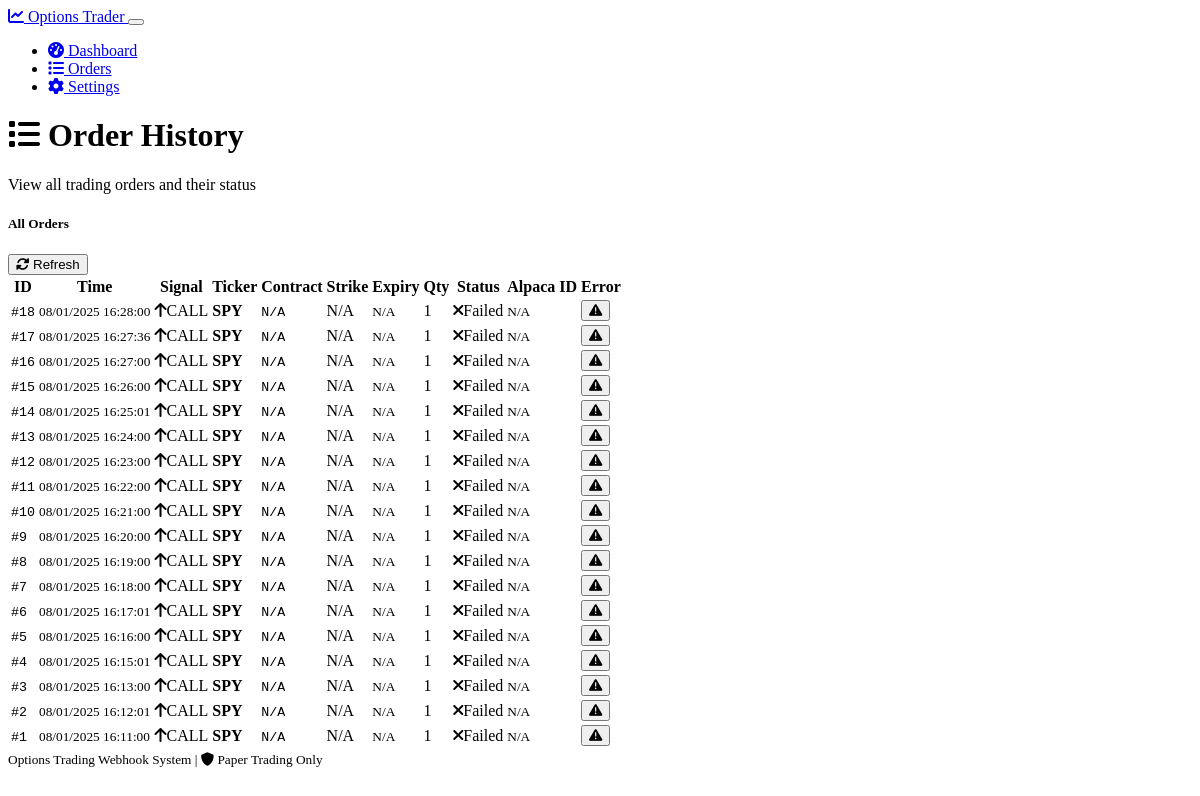
The page /orders on the database as committed earlier.
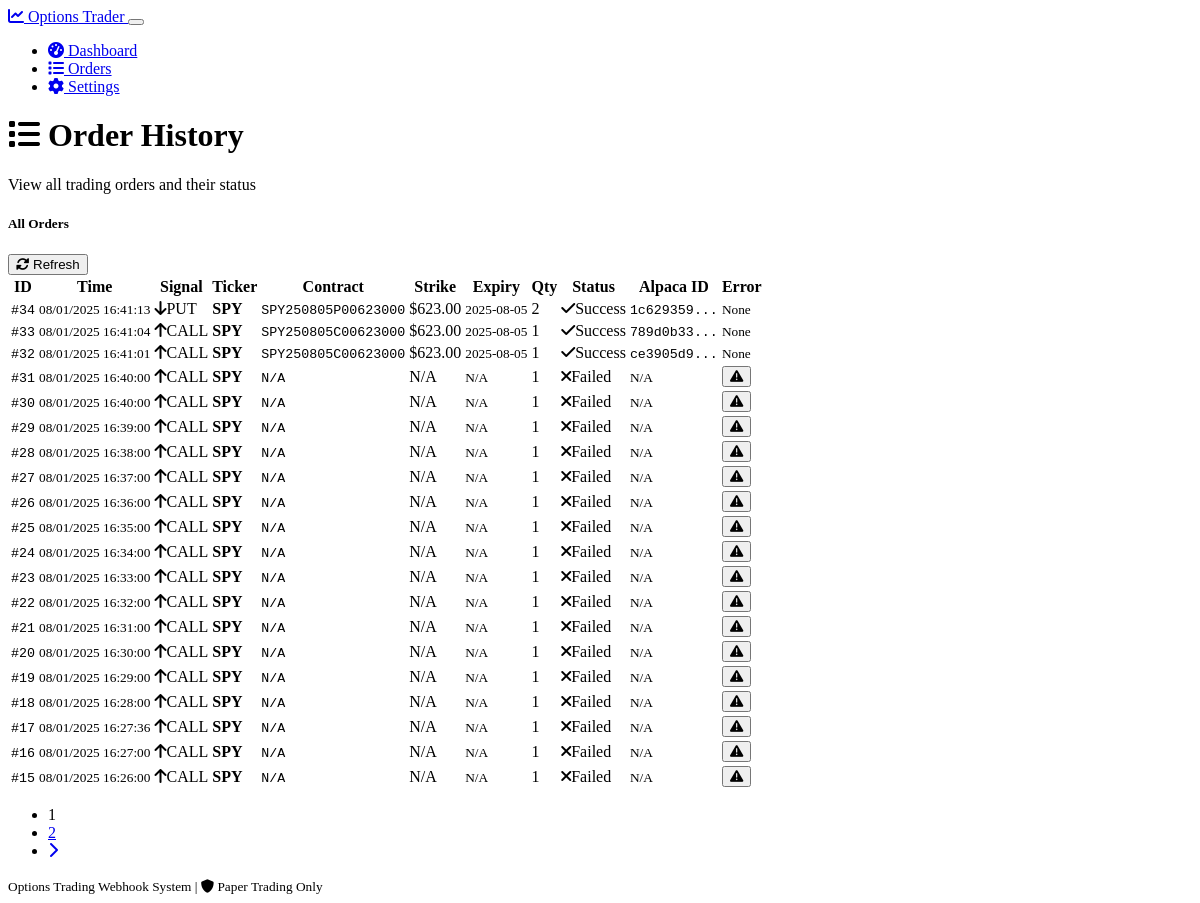
The same page on the database as committed later.
### models.py (models this page shows, shortened)
class Order(db.Model):
    id = db.Column(db.Integer, primary_key=True)
    ticker = db.Column(db.String(10), nullable=False)
    signal = db.Column(db.String(10), nullable=False)  # CALL or PUT
    contract_symbol = db.Column(db.String(50))
    quantity = db.Column(db.Integer, nullable=False)
    strike_price = db.Column(db.Float)
    expiry_date = db.Column(db.String(20))
    order_status = db.Column(db.String(20), default='pending')
    alpaca_order_id = db.Column(db.String(50))
    error_message = db.Column(Text)
    created_at = db.Column(db.DateTime, default=datetime.utcnow)
    filled_at = db.Column(db.DateTime)

### routes.py (the view)
@app.route("/orders")
def orders():
    page = request.args.get('page', 1, type=int)
    per_page = 20
    orders = Order.query.order_by(Order.created_at.desc()).paginate(
        page=page, per_page=per_page, error_out=False
    )
    return render_template('orders.html', orders=orders)

### templates/orders.html (shortened to what the changed rows need)
{% extends "base.html" %}
{% block content %}
<div class="row mb-4">
    <div class="col-12">
        <h1 class="h2 mb-0">
            <i class="fas fa-list me-2"></i>
            Order History
        </h1>
    </div>
</div>
<div class="row">
    <div class="col-12">
        <div class="card">
            <div class="card-body">
                {% if orders.items %}
                    <div class="table-responsive">
                        <table class="table table-hover">
                            <thead>
                                <tr>
                                    <th>ID</th>
                                    <th>Time</th>
                                    <th>Signal</th>
                                    <th>Ticker</th>
                                    <th>Contract</th>
                                    <th>Strike</th>
                                    <th>Expiry</th>
                                    <th>Qty</th>
                                    <th>Status</th>
                                    <th>Alpaca ID</th>
                                    <th>Error</th>
                                </tr>
                            </thead>
                            <tbody>
                                {% for order in orders.items %}
                                <tr>
                                    <td>
                                        <small class="font-monospace">#{{ order.id }}</small>
                                    </td>
                                    <td>
                                        <small>
                                            {{ order.created_at.strftime('%m/%d/%Y %H:%M:%S') if order.created_at else 'N/A' }}
                                        </small>
                                    </td>
                                    <td>
                                        <span class="badge bg-{{ 'success' if order.signal == 'CALL' else 'danger' }}">
                                            {% if order.signal == 'CALL' %}
                                                <i class="fas fa-arrow-up me-1"></i>{{ order.signal }}
                                            {% else %}
                                                <i class="fas fa-arrow-down me-1"></i>{{ order.signal }}
                                            {% endif %}
                                        </span>
                                    </td>
                                    <td><strong>{{ order.ticker }}</strong></td>
                                    <td>
                                        <small class="font-monospace">
                                            {{ order.contract_symbol or 'N/A' }}
                                        </small>
                                    </td>
                                    <td>
                                        {% if order.strike_price %}
                                            ${{ "%.2f"|format(order.strike_price) }}
                                        {% else %}
                                            N/A
                                        {% endif %}
                                    </td>
                                    <td>
                                        <small>{{ order.expiry_date or 'N/A' }}</small>
                                    </td>
                                    <td>{{ order.quantity }}</td>
                                    <td>
                                        {% if order.order_status == 'submitted' %}
                                            <span class="badge bg-success">
                                                <i class="fas fa-check me-1"></i>Success
                                            </span>
                                        {% elif order.order_status == 'failed' %}
                                            <span class="badge bg-danger">
                                                <i class="fas fa-times me-1"></i>Failed
                                            </span>
                                        {% elif order.order_status == 'processing' %}
                                            <span class="badge bg-warning">
                                                <i class="fas fa-clock me-1"></i>Processing
                                            </span>
                                        {% else %}
                                            <span class="badge bg-secondary">{{ order.order_status }}</span>
                                        {% endif %}
                                    </td>
                                    <td>
                                        {% if order.alpaca_order_id %}
                                            <small class="font-monospace">{{ order.alpaca_order_id[:8] }}...</small>
                                        {% else %}
                                            <small class="text-muted">N/A</small>
                                        {% endif %}
                                    </td>
                                    <td>
                                        {% if order.error_message %}
                                            <button class="btn btn-outline-danger btn-sm"
                                                    data-bs-toggle="tooltip"
                                                    title="{{ order.error_message }}">
                                                <i class="fas fa-exclamation-triangle"></i>
                                            </button>
                                        {% else %}
                                            <small class="text-muted">None</small>
                                        {% endif %}
                                    </td>
                                </tr>
                                {% endfor %}
                            </tbody>
                        </table>
                    </div>
                    {% if orders.pages > 1 %}
                        <nav aria-label="Order pagination" class="mt-3">
                            <ul class="pagination justify-content-center">
                                {% for page_num in orders.iter_pages() %}
                                    {% if page_num %}
                                        {% if page_num != orders.page %}
                                            <li class="page-item">
                                                <a class="page-link" href="{{ url_for('orders', page=page_num) }}">{{ page_num }}</a>
                                            </li>
                                        {% else %}
                                            <li class="page-item active">
                                                <span class="page-link">{{ page_num }}</span>
                                            </li>
                                        {% endif %}
                                    {% else %}
                                        <li class="page-item disabled">
                                            <span class="page-link">...</span>
                                        </li>
                                    {% endif %}
                                {% endfor %}
                                {% if orders.has_next %}
                                    <li class="page-item">
                                        <a class="page-link" href="{{ url_for('orders', page=orders.next_num) }}">
                                            <i class="fas fa-chevron-right"></i>
                                        </a>
                                    </li>
                                {% endif %}
                            </ul>
                        </nav>
                    {% endif %}
                {% endif %}
            </div>
        </div>
    </div>
</div>
{% endblock %}

Rows that differ between the two databases and show on the page:
no longer on this page (row unchanged): Order: id "14", created_at "08/01/2025 16:25:01", signal "CALL", ticker "SPY", contract_symbol "N/A", expiry_date "N/A", quantity "1", order_status "failed" (drawn)
no longer on this page (row unchanged): Order: id "13", created_at "08/01/2025 16:24:00", signal "CALL", ticker "SPY", contract_symbol "N/A", expiry_date "N/A", quantity "1", order_status "failed" (drawn)
no longer on this page (row unchanged): Order: id "12", created_at "08/01/2025 16:23:00", signal "CALL", ticker "SPY", contract_symbol "N/A", expiry_date "N/A", quantity "1", order_status "failed" (drawn)
no longer on this page (row unchanged): Order: id "11", created_at "08/01/2025 16:22:00", signal "CALL", ticker "SPY", contract_symbol "N/A", expiry_date "N/A", quantity "1", order_status "failed" (drawn)
no longer on this page (row unchanged): Order: id "10", created_at "08/01/2025 16:21:00", signal "CALL", ticker "SPY", contract_symbol "N/A", expiry_date "N/A", quantity "1", order_status "failed" (drawn)
no longer on this page (row unchanged): Order: id "9", created_at "08/01/2025 16:20:00", signal "CALL", ticker "SPY", contract_symbol "N/A", expiry_date "N/A", quantity "1", order_status "failed" (drawn)
no longer on this page (row unchanged): Order: id "8", created_at "08/01/2025 16:19:00", signal "CALL", ticker "SPY", contract_symbol "N/A", expiry_date "N/A", quantity "1", order_status "failed" (drawn)
no longer on this page (row unchanged): Order: id "7", created_at "08/01/2025 16:18:00", signal "CALL", ticker "SPY", contract_symbol "N/A", expiry_date "N/A", quantity "1", order_status "failed" (drawn)
no longer on this page (row unchanged): Order: id "6", created_at "08/01/2025 16:17:01", signal "CALL", ticker "SPY", contract_symbol "N/A", expiry_date "N/A", quantity "1", order_status "failed" (drawn)
no longer on this page (row unchanged): Order: id "5", created_at "08/01/2025 16:16:00", signal "CALL", ticker "SPY", contract_symbol "N/A", expiry_date "N/A", quantity "1", order_status "failed" (drawn)
no longer on this page (row unchanged): Order: id "4", created_at "08/01/2025 16:15:01", signal "CALL", ticker "SPY", contract_symbol "N/A", expiry_date "N/A", quantity "1", order_status "failed" (drawn)
no longer on this page (row unchanged): Order: id "3", created_at "08/01/2025 16:13:00", signal "CALL", ticker "SPY", contract_symbol "N/A", expiry_date "N/A", quantity "1", order_status "failed" (drawn)
no longer on this page (row unchanged): Order: id "2", created_at "08/01/2025 16:12:01", signal "CALL", ticker "SPY", contract_symbol "N/A", expiry_date "N/A", quantity "1", order_status "failed" (drawn)
no longer on this page (row unchanged): Order: id "1", created_at "08/01/2025 16:11:00", signal "CALL", ticker "SPY", contract_symbol "N/A", expiry_date "N/A", quantity "1", order_status "failed" (drawn)
added Order: id "34", created_at "08/01/2025 16:41:13", signal "PUT", ticker "SPY", contract_symbol "SPY250805P00623000", strike_price "623.00", expiry_date "2025-08-05", quantity "2", order_status "submitted" (drawn), alpaca_order_id "1c629359", shows "None"
added Order: id "33", created_at "08/01/2025 16:41:04", signal "CALL", ticker "SPY", contract_symbol "SPY250805C00623000", strike_price "623.00", expiry_date "2025-08-05", quantity "1", order_status "submitted" (drawn), alpaca_order_id "789d0b33", shows "None"
added Order: id "32", created_at "08/01/2025 16:41:01", signal "CALL", ticker "SPY", contract_symbol "SPY250805C00623000", strike_price "623.00", expiry_date "2025-08-05", quantity "1", order_status "submitted" (drawn), alpaca_order_id "ce3905d9", shows "None"
added Order: id "31", created_at "08/01/2025 16:40:00", signal "CALL", ticker "SPY", contract_symbol "N/A", expiry_date "N/A", quantity "1", order_status "failed" (drawn)
added Order: id "30", created_at "08/01/2025 16:40:00", signal "CALL", ticker "SPY", contract_symbol "N/A", expiry_date "N/A", quantity "1", order_status "failed" (drawn)
added Order: id "29", created_at "08/01/2025 16:39:00", signal "CALL", ticker "SPY", contract_symbol "N/A", expiry_date "N/A", quantity "1", order_status "failed" (drawn)
added Order: id "28", created_at "08/01/2025 16:38:00", signal "CALL", ticker "SPY", contract_symbol "N/A", expiry_date "N/A", quantity "1", order_status "failed" (drawn)
added Order: id "27", created_at "08/01/2025 16:37:00", signal "CALL", ticker "SPY", contract_symbol "N/A", expiry_date "N/A", quantity "1", order_status "failed" (drawn)
added Order: id "26", created_at "08/01/2025 16:36:00", signal "CALL", ticker "SPY", contract_symbol "N/A", expiry_date "N/A", quantity "1", order_status "failed" (drawn)
added Order: id "25", created_at "08/01/2025 16:35:00", signal "CALL", ticker "SPY", contract_symbol "N/A", expiry_date "N/A", quantity "1", order_status "failed" (drawn)
added Order: id "24", created_at "08/01/2025 16:34:00", signal "CALL", ticker "SPY", contract_symbol "N/A", expiry_date "N/A", quantity "1", order_status "failed" (drawn)
added Order: id "23", created_at "08/01/2025 16:33:00", signal "CALL", ticker "SPY", contract_symbol "N/A", expiry_date "N/A", quantity "1", order_status "failed" (drawn)
added Order: id "22", created_at "08/01/2025 16:32:00", signal "CALL", ticker "SPY", contract_symbol "N/A", expiry_date "N/A", quantity "1", order_status "failed" (drawn)
added Order: id "21", created_at "08/01/2025 16:31:00", signal "CALL", ticker "SPY", contract_symbol "N/A", expiry_date "N/A", quantity "1", order_status "failed" (drawn)
added Order: id "20", created_at "08/01/2025 16:30:00", signal "CALL", ticker "SPY", contract_symbol "N/A", expiry_date "N/A", quantity "1", order_status "failed" (drawn)
added Order: id "19", created_at "08/01/2025 16:29:00", signal "CALL", ticker "SPY", contract_symbol "N/A", expiry_date "N/A", quantity "1", order_status "failed" (drawn)
Other text that changed with them:
new list line: "1"
new list line: "2"
